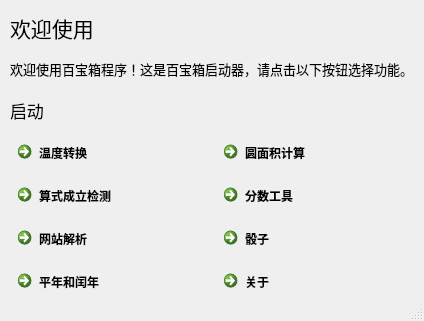
<?xml version="1.0" encoding="UTF-8"?>
<ui version="4.0">
 <class>MainWindow</class>
 <widget class="QMainWindow" name="MainWindow">
  <property name="geometry">
   <rect>
    <x>0</x>
    <y>0</y>
    <width>424</width>
    <height>321</height>
   </rect>
  </property>
  <property name="font">
   <font>
    <family>楷体</family>
   </font>
  </property>
  <property name="windowTitle">
   <string>启动器</string>
  </property>
  <widget class="QWidget" name="centralwidget">
   <widget class="QWidget" name="layoutWidget">
    <property name="geometry">
     <rect>
      <x>10</x>
      <y>10</y>
      <width>405</width>
      <height>290</height>
     </rect>
    </property>
    <layout class="QGridLayout" name="gridLayout">
     <item row="7" column="1">
      <widget class="QCommandLinkButton" name="tom3">
       <property name="font">
        <font>
         <family>微软雅黑</family>
        </font>
       </property>
       <property name="text">
        <string>分数工具</string>
       </property>
      </widget>
     </item>
     <item row="7" column="0">
      <widget class="QCommandLinkButton" name="tom4">
       <property name="font">
        <font>
         <family>微软雅黑</family>
        </font>
       </property>
       <property name="text">
        <string>算式成立检测</string>
       </property>
      </widget>
     </item>
     <item row="3" column="0">
      <widget class="QCommandLinkButton" name="tom1">
       <property name="font">
        <font>
         <family>微软雅黑</family>
        </font>
       </property>
       <property name="text">
        <string>温度转换</string>
       </property>
      </widget>
     </item>
     <item row="3" column="1">
      <widget class="QCommandLinkButton" name="tom2">
       <property name="font">
        <font>
         <family>微软雅黑</family>
        </font>
       </property>
       <property name="text">
        <string>圆面积计算</string>
       </property>
      </widget>
     </item>
     <item row="0" column="0">
      <widget class="QLabel" name="label">
       <property name="font">
        <font>
         <family>Microsoft YaHei UI</family>
         <pointsize>16</pointsize>
        </font>
       </property>
       <property name="text">
        <string>欢迎使用</string>
       </property>
      </widget>
     </item>
     <item row="8" column="0">
      <widget class="QCommandLinkButton" name="tom5">
       <property name="font">
        <font>
         <family>微软雅黑</family>
        </font>
       </property>
       <property name="text">
        <string>网站解析</string>
       </property>
      </widget>
     </item>
     <item row="2" column="0">
      <widget class="QLabel" name="label_3">
       <property name="font">
        <font>
         <family>微软雅黑</family>
         <pointsize>13</pointsize>
        </font>
       </property>
       <property name="text">
        <string>启动</string>
       </property>
      </widget>
     </item>
     <item row="9" column="0">
      <widget class="QCommandLinkButton" name="tom7">
       <property name="font">
        <font>
         <family>微软雅黑</family>
        </font>
       </property>
       <property name="text">
        <string>平年和闰年</string>
       </property>
      </widget>
     </item>
     <item row="1" column="0" colspan="2">
      <widget class="QLabel" name="label_2">
       <property name="font">
        <font>
         <family>Microsoft YaHei UI</family>
         <pointsize>10</pointsize>
        </font>
       </property>
       <property name="text">
        <string>欢迎使用百宝箱程序！这是百宝箱启动器，请点击以下按钮选择功能。</string>
       </property>
      </widget>
     </item>
     <item row="8" column="1">
      <widget class="QCommandLinkButton" name="tom8">
       <property name="font">
        <font>
         <family>微软雅黑</family>
        </font>
       </property>
       <property name="text">
        <string>骰子</string>
       </property>
      </widget>
     </item>
     <item row="9" column="1">
      <widget class="QCommandLinkButton" name="commandLinkButton">
       <property name="font">
        <font>
         <family>微软雅黑</family>
        </font>
       </property>
       <property name="text">
        <string>关于</string>
       </property>
      </widget>
     </item>
    </layout>
   </widget>
  </widget>
  <widget class="QStatusBar" name="statusbar"/>
 </widget>
 <resources/>
 <connections/>
</ui>
